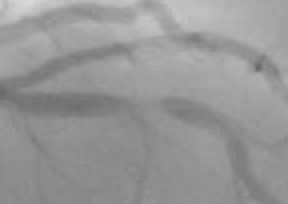
#> input picture roi_stenosis.png, 144 x 102 px (shown 2 times larger)
$ python single_mask.py
#> lines starting #> are read from the running program, lines starting #| are printed output that depends on the picture; after the words box and inside, x2 and y2 are one past the last pixel; in counts of white or black regions, pixels touching at a corner belong together
#> further down, roi_gray is the input picture: shape (102, 144); min 104, max 218, mean 150.8
#| Image shape: (102, 144)
import cv2
import numpy as np
from skimage.filters import frangi
from skimage.morphology import (
    remove_small_objects,
    binary_closing,
    binary_opening,
    disk
)

def generate_better_mask(roi_gray):
    # ---- 1. Contrast enhancement ----
    clahe = cv2.createCLAHE(clipLimit=2.0, tileGridSize=(8,8))
    img = clahe.apply(roi_gray)
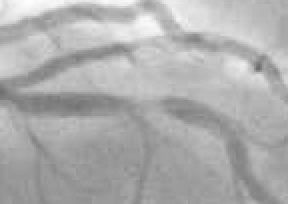
#> img: shape (102, 144) (shown 2 times larger); min 109, max 255, mean 173.7

    # ---- 2. Denoise ----
    img = cv2.GaussianBlur(img, (5,5), 0)

    # ---- 3. Vessel enhancement (tuned) ----
    # Fixed parameter names for newer scikit-image versions
    vessel = frangi(
        img,
        sigmas=range(1, 4, 1),  # scale_range -> sigmas
        alpha=0.5,              # beta1 -> alpha
        beta=15                 # beta2 -> beta
    )
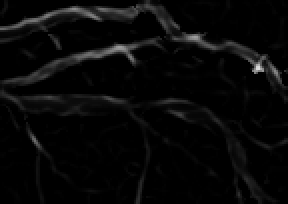
#> vessel: shape (102, 144) float64 (shown 2 times larger); min 0, max 0.863, mean 0.0323
    vessel = (vessel / vessel.max() * 255).astype(np.uint8)

    # ---- 4. Adaptive threshold ----
    binary = cv2.adaptiveThreshold(
        vessel,
        255,
        cv2.ADAPTIVE_THRESH_GAUSSIAN_C,
        cv2.THRESH_BINARY,
        21,
        -2
    )
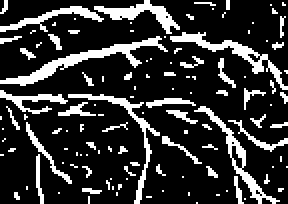
#> binary: shape (102, 144) (shown 2 times larger); 19.5% white in thin lines or dots

    # ---- 5. Morphological cleanup ----
    binary = binary_closing(binary > 0, disk(2))
#> binary: shape (102, 144) bool; 23.8% white; 77 white regions (64 under 20 px), largest, box (x1, y1, x2, y2) and area: (0, 0, 144, 102) 2071, (73, 48, 144, 102) 616, (3, 53, 36, 102) 178
    binary = binary_opening(binary, disk(1))
#> binary: shape (102, 144) bool; 20.1% white; 40 white regions (22 under 20 px), largest, box (x1, y1, x2, y2) and area: (0, 0, 144, 51) 914, (0, 18, 87, 73) 900, (97, 53, 139, 102) 355

    # ---- 6. Remove tiny junk ----
    binary = remove_small_objects(binary, min_size=150)
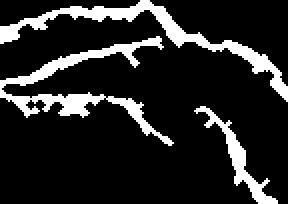
#> binary: shape (102, 144) bool (shown 2 times larger); 14.8% white; 3 white regions, box (x1, y1, x2, y2) and area: (0, 0, 144, 51) 914, (0, 18, 87, 73) 900, (97, 53, 139, 102) 355

    return (binary * 255).astype(np.uint8)

def extract_main_vessel(mask):
    num_labels, labels, stats, _ = cv2.connectedComponentsWithStats(mask)
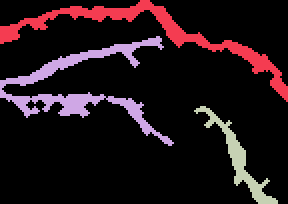
#> labels: shape (102, 144) int32 (shown 2 times larger); 4 distinct labels, from 0 to 3; one colour per label, 0 black
#> num_labels = 4; stats = [[0, 0, 144, 102, 12519], [0, 0, 144, 51, 914], [0, 18, 87, 55, 900], [97, 53, 42, 49, 355]]

    if num_labels <= 1:
        return mask

    largest = 1 + np.argmax(stats[1:, cv2.CC_STAT_AREA])
#> largest = 1
    cleaned = np.zeros_like(mask)
    cleaned[labels == largest] = 255
    return cleaned

def thicken_mask(mask):
    kernel = np.ones((3,3), np.uint8)
    return cv2.dilate(mask, kernel, iterations=1)

# Main processing
roi_gray = cv2.imread("roi_stenosis.png", cv2.IMREAD_GRAYSCALE)

if roi_gray is None:
    print("Error: Could not load roi_stenosis.png")
    print("Please check if the file exists in the current directory.")
    exit()

print("Processing roi_stenosis.png...")
print(f"Image shape: {roi_gray.shape}")

mask = generate_better_mask(roi_gray)
mask = extract_main_vessel(mask)
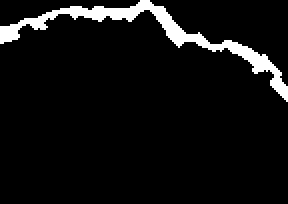
#> mask: shape (102, 144) (shown 2 times larger); 6.2% white; 1 white region, box (x1, y1, x2, y2) and area: (0, 0, 144, 51) 914
mask = thicken_mask(mask)
#> in thicken_mask, `return cv2.dilate(mask, kernel, iterations=1)`:
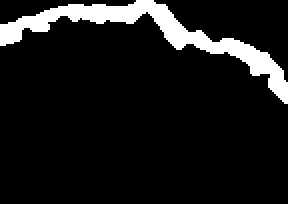
#> returned value: shape (102, 144) (shown 2 times larger); 9.4% white; 1 white region, box (x1, y1, x2, y2) and area: (0, 0, 144, 52) 1382

cv2.imwrite("mmask.png", mask)
print("Enhanced mask saved as: mmask.png")

$ run again, with roi/14_002_8_0016_bmp.rf.a12652426a2ae067fef2c77acf544ed9.jpg saved as roi_stenosis.png
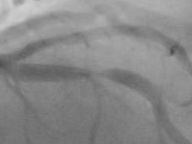
#> input picture roi/14_002_8_0016_bmp.rf.a12652426a2ae067fef2c77acf544ed9.jpg, 192 x 144 px
#> roi_gray is the input picture: shape (144, 192); min 74, max 208, mean 136.7
#| Image shape: (144, 192)
#> in extract_main_vessel, `num_labels, labels, stats, _ = cv2.connectedComponentsWithStats(mask)`:
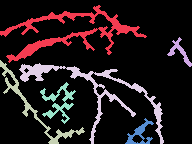
#> labels: shape (144, 192) int32; 7 distinct labels, from 0 to 6; one colour per label, 0 black
#> num_labels = 7; stats = [[0, 0, 192, 144, 22947], [0, 5, 147, 58, 1687], [167, 37, 25, 30, 193], [0, 60, 85, 84, 638], [19, 63, 145, 81, 1495], [40, 82, 36, 42, 439], [125, 118, 29, 26, 249]]
#> largest = 1
#> mask: shape (144, 192); 6.1% white; 1 white region, box (x1, y1, x2, y2) and area: (0, 5, 147, 63) 1687
#> in thicken_mask, `return cv2.dilate(mask, kernel, iterations=1)`:
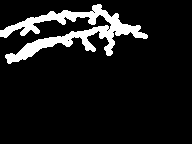
#> returned value: shape (144, 192); 10% white; 1 white region, box (x1, y1, x2, y2) and area: (0, 4, 148, 64) 2753

$ run again, with roi/14_002_8_0023_bmp.rf.211c503b0621b09c90ad1088f7f6d3db.jpg saved as roi_stenosis.png
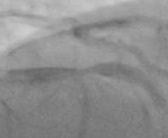
#> input picture roi/14_002_8_0023_bmp.rf.211c503b0621b09c90ad1088f7f6d3db.jpg, 168 x 138 px
#> roi_gray is the input picture: shape (138, 168); min 100, max 208, mean 142.1
#| Image shape: (138, 168)
#> in extract_main_vessel, `num_labels, labels, stats, _ = cv2.connectedComponentsWithStats(mask)`:
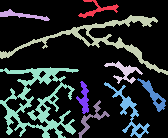
#> labels: shape (138, 168) int32; 10 distinct labels, from 0 to 9; one colour per label, 0 black
#> num_labels = 10; stats = [[0, 0, 168, 138, 17990], [78, 0, 41, 18, 211], [0, 9, 50, 12, 205], [0, 15, 168, 60, 1343], [104, 61, 39, 23, 281], [0, 67, 79, 71, 1959], [137, 78, 29, 34, 266], [76, 81, 13, 33, 201], [104, 82, 46, 56, 488], [78, 100, 32, 38, 240]]
#> largest = 5
#> mask: shape (138, 168); 8.4% white; 1 white region, box (x1, y1, x2, y2) and area: (0, 67, 79, 138) 1959
#> in thicken_mask, `return cv2.dilate(mask, kernel, iterations=1)`:
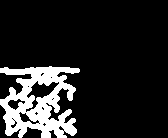
#> returned value: shape (138, 168); 14.3% white; 1 white region, box (x1, y1, x2, y2) and area: (0, 66, 80, 138) 3304
